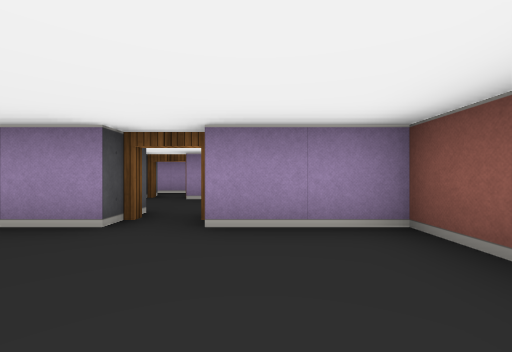
View 1 (above)

14 first-person views from a walk through a cub3D ray-caster map. The camera is about half as high as the walls, looks level and sees 90° across. The floor is counted in squares. Each view is taken from the middle of a square. On the plan, view 1 faces up. The plan holds only what a view shows up to about 9 squares ahead; the rest is blank.

View 2
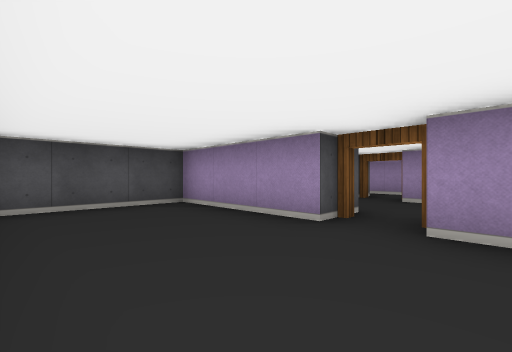

View 3
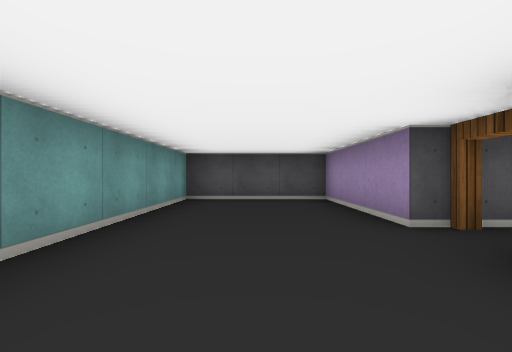

View 4
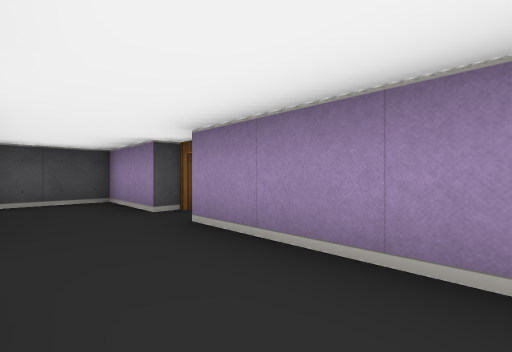

View 5
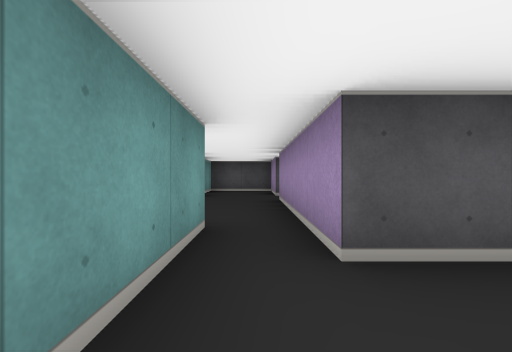

View 6
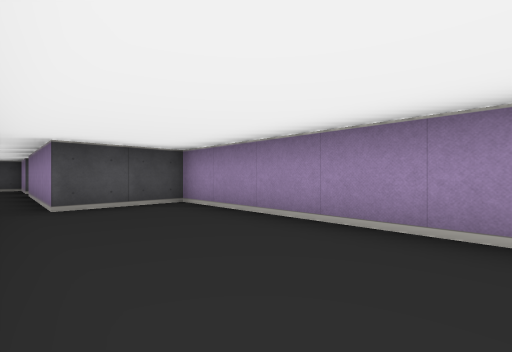

View 7
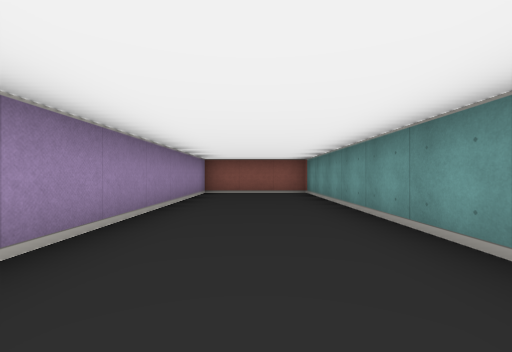

View 8
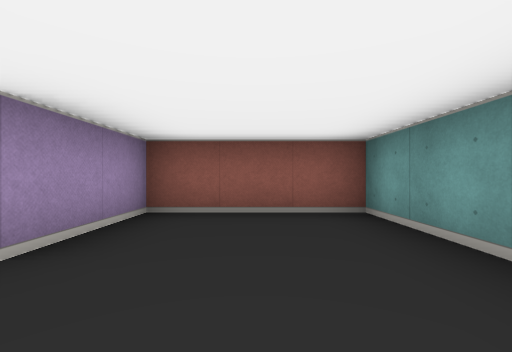

View 9
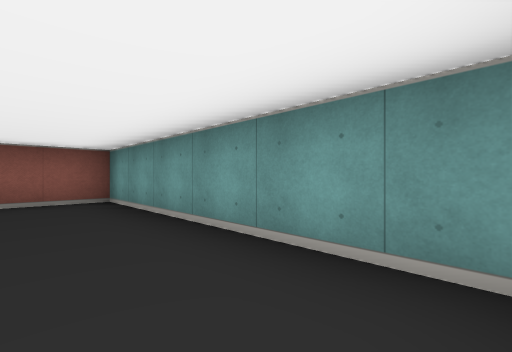

View 10
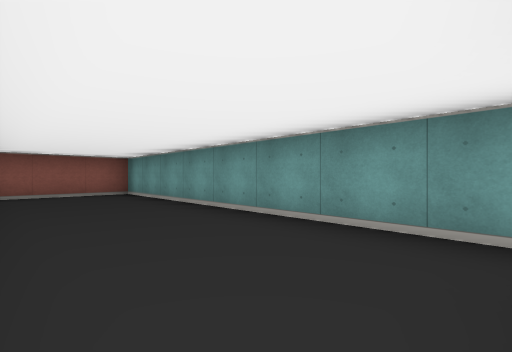

View 11
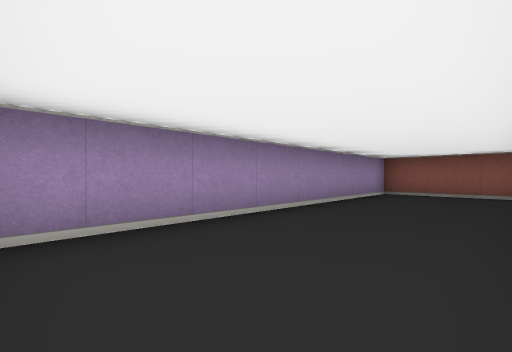

View 12
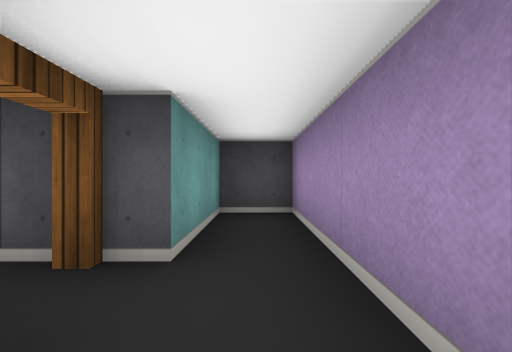

View 13
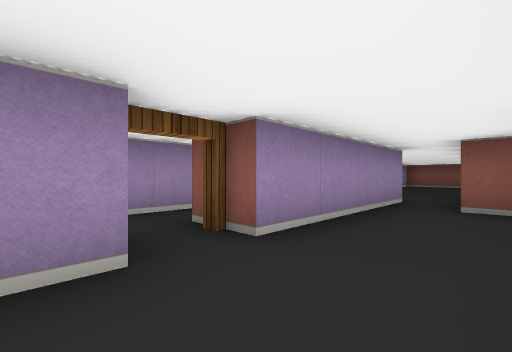

View 14
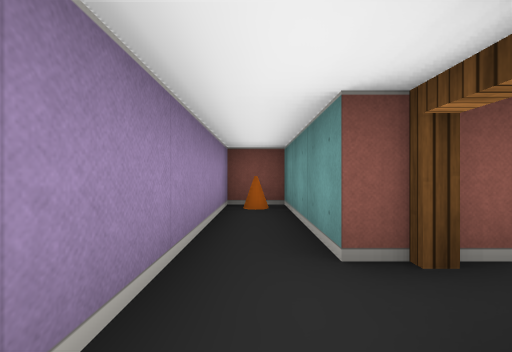

### Floor plan
Points are (right, up) in squares from view 1. A wall is a line through its corners. A room is listed if a view was taken in it or the views show most of it. See-through windows are left out.
Room 1 (views 1, 2, 3, 8, 9)
walls: (-1.5, 2.5) (-4.5, 2.5) (-4.5, -0.5) (1.5, -0.5) (1.5, 2.5) (-0.5, 2.5)
ways out: open door at (-1, 3) to room 2
Room 2 (views 4, 13)
walls: (-2.5, 5.5) (-4.5, 5.5) (-4.5, 3.5) (-3.5, 3.5); (1.5, 4) (1.5, 4.5) (2.5, 4.5); (2.5, 5.5) (-1.5, 5.5)
ways out: open door at (-1, 3) to room 1; opening at (3, 5) to room 3; open door at (-2, 6) to room 4
Room 3 (views 5, 6, 7, 10, 11)
walls: (2.5, 4.5) (10.5, 4.5) (10.5, 7.5) (2.5, 7.5) (2.5, 5.5)
ways out: opening at (3, 5) to room 2
Room 4 (views 12, 14)
walls: (-1.5, 6.5) (1.5, 6.5) (1.5, 7.5) (-4.5, 7.5) (-4.5, 6.5) (-2.5, 6.5)
ways out: open door at (-2, 6) to room 2
objects: cone (1, 7)

Positions as (right, up) in squares from view 1, and headings:
1: (0, 0), facing up
2: (0, 0), facing up-left
3: (1, 1), facing left
4: (1, 4), facing up-left
5: (4, 5), facing left
6: (7, 5), facing up-left
7: (3, 6), facing right
8: (-2, 1), facing right
9: (-4, 1), facing down-right
10: (3, 7), facing down-right
11: (3, 5), facing up-right
12: (-1, 7), facing left
13: (-3, 4), facing up-right
14: (-3, 7), facing right
